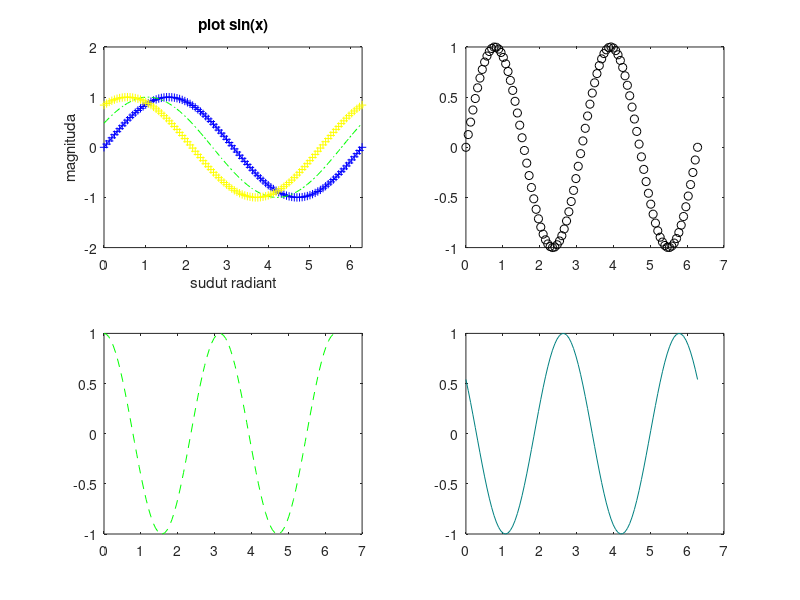

Write the MATLAB code that produced this figure.
clear
clc

x=linspace(0,2*pi,100);
y1=sin(x);
y2=sin(x+0.5);
y3=sin(x+1);
y4=sin(2*x)
y5=cos(2*x)
y6=cos(2*x+1)

figure(1);
subplot(2,2,1)
plot(x,y1,'b-+',x,y2,'g-.',x,y3,'y+');
axis([0 2*pi -2 2]);
title('plot sin(x)');
xlabel('sudut radiant');
ylabel('magnituda');

subplot(2,2,2)
plot(x,y4,'ko')
subplot(2,2,3)
plot(x,y5,'g--')
subplot(2,2,4)
plot(x,y6,'color',[0 0.5 0.5])

